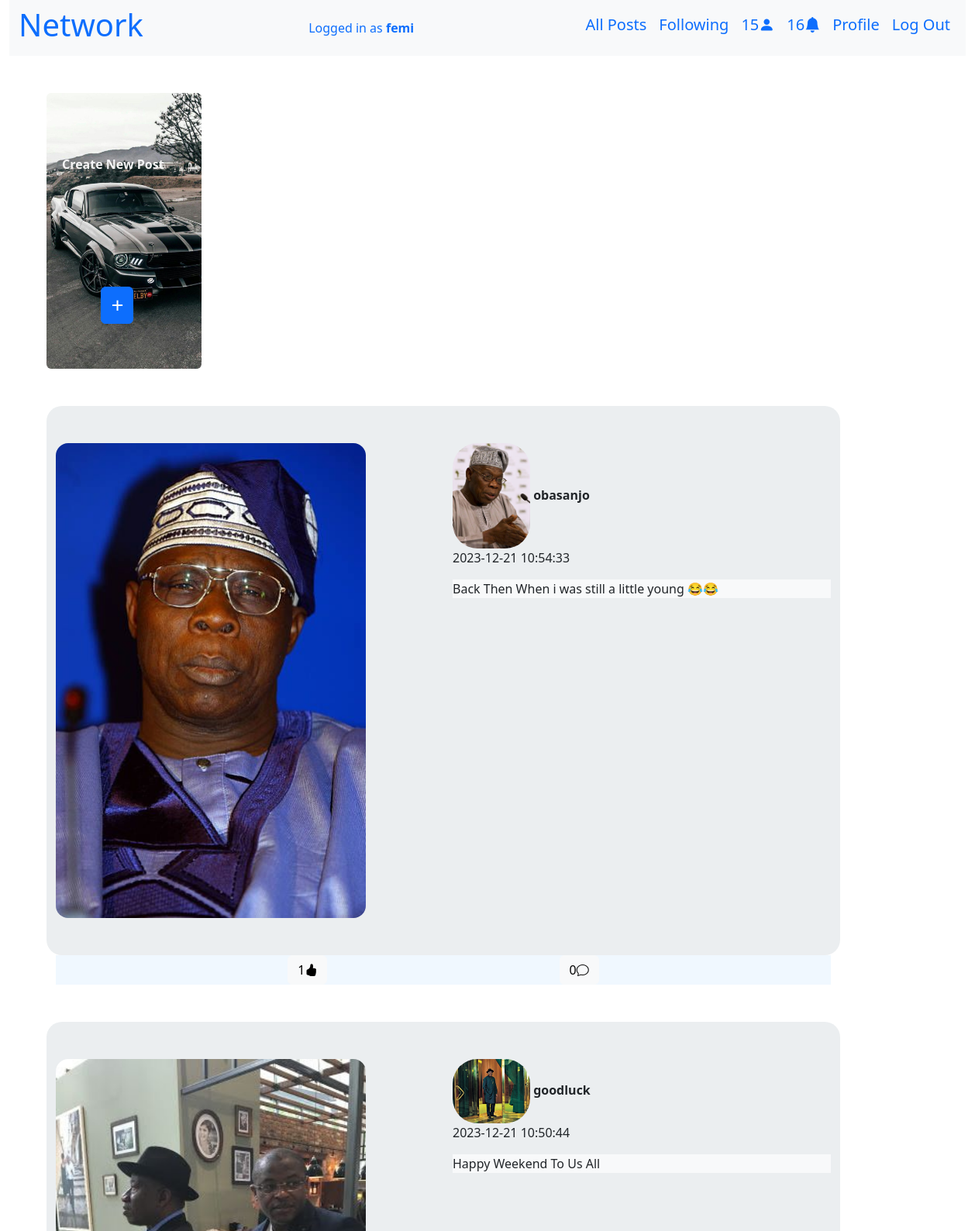
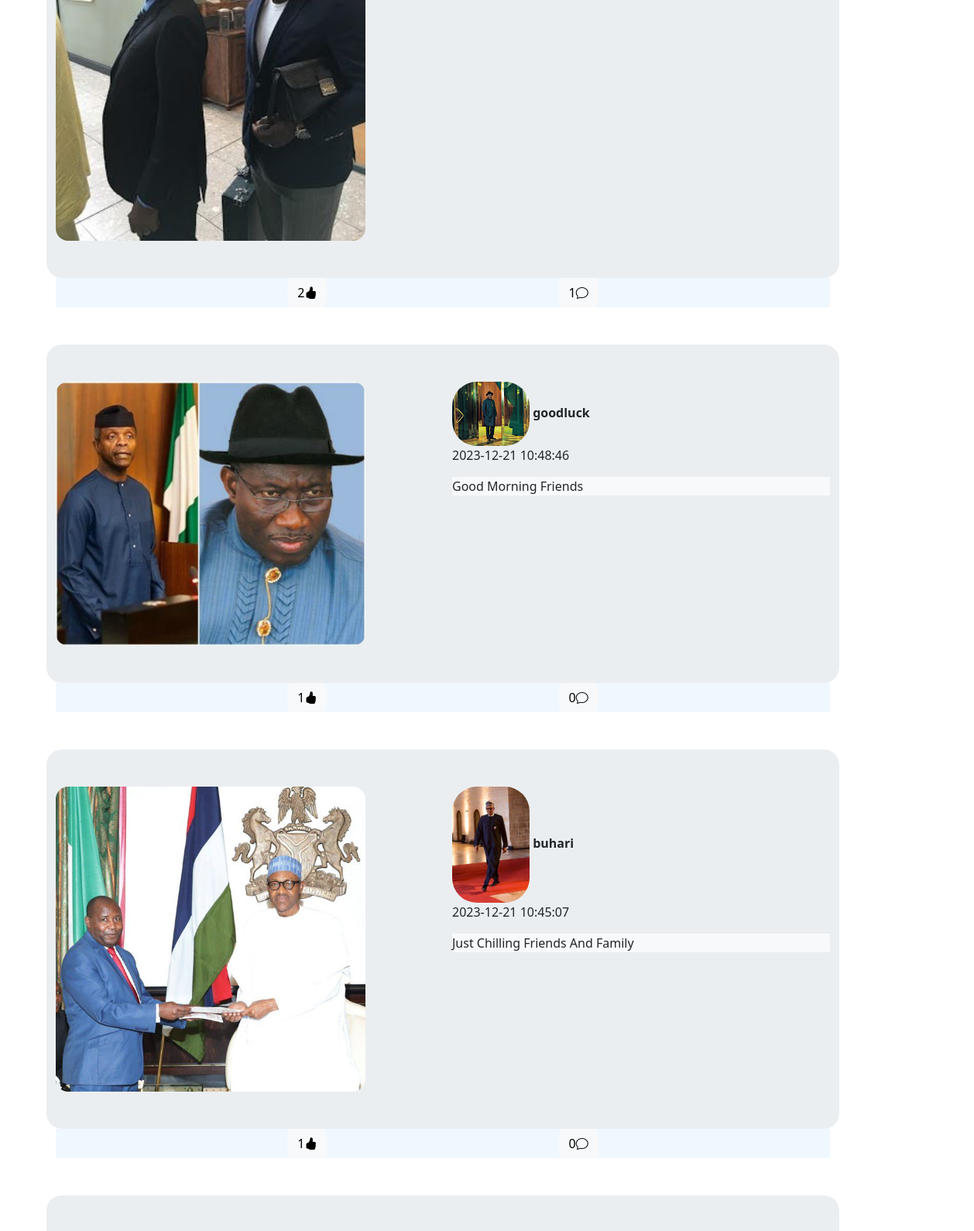
Page /?page=2 (signed in, upper part) on the committed database (2 pictures, top to bottom).
### network/models.py (models this page shows, shortened)
class User(AbstractUser):
    pass

class Post(models.Model):
    user = models.ForeignKey(User,on_delete=models.CASCADE)
    content = models.TextField()
    timestamp = models.DateTimeField(auto_now_add=True)
    media = models.FileField(upload_to='post_storage/',blank=True,null=True)
    media_type = models.TextField(null=True)
    def like_count(self):
        return self.post_like.count()
    def comment_count(self):
        return self.post_comment.count()

class Profile(models.Model):
    user = models.OneToOneField(User, on_delete=models.CASCADE,related_name="user_profile")
    bio = models.TextField(blank=True)
    profile_picture = models.ImageField(upload_to='profile_pics/',blank=True,null=True)

### network/views.py (the view)
# urls.py: path("", views.index, name="index"),
@login_required
def index(request):
    if request.user.is_authenticated:
        if Profile.objects.filter(user=request.user).exists():
            posts = Post.objects.all()
            posts = posts.order_by("-timestamp").all()
            friend_requests = Friend.objects.filter(friend=request.user,is_accepted=False)
            if friend_requests:
                friend_count = friend_requests.count()
            else:
                friend_count = " "
            notifications =  Notification.objects.filter(user=request.user,is_read=False)
            if notifications:
                notification_count = notifications.count()
            else:
                notification_count = " "
            paginator = Paginator(posts,10)
            page_number = request.GET.get("page")
            page_obj = paginator.get_page(page_number)
            return render(request, "network/index.html",
             {"page_obj" :page_obj,
              "friend_count":friend_count,"notification_count":notification_count
              }
        )
        else:
            return HttpResponseRedirect(reverse("edit_profile"))
    else:
        return HttpResponseRedirect(reverse('login'))

### network/templates/network/index.html (shortened to what this page needs)
{% extends "network/layout.html" %}
{% load static %}
{% block body %}
  <div class="create_post_container position-relative mb-5">
    <strong class="position-absolute">Create New Post</strong>
    <img src="{% static 'network/car.jpg' %}" alt="img" class="img-container rounded-2" width="200">
    <button type="button" onclick="create_post()" class="btn btn-primary "><em class="h3">+</em></button>
    </div>
    <div class="container-fluid d-flex flex-column justify-content-center" id="display_all_post">
        {% for post in page_obj %}
        <div class="max" data-post="{{ post.id }}">
        <div class="row row-cols-md-1 row-cols-lg-2" id="col">
            <div class="col mt-5 mb-5">
                <a href="{% url 'get_post' post_id=post.id  %}">
                {% if post.media_type == "image" %}
                <img src="{{ post.media.url }}" alt="picture" width="400" height="400" class="img-fluid rounded-4">
                {% elif post.media_type == "video" %}
                <video src="{{ post.media.url }}" controls  width="400" height="400" class="img-fluid rounded-4"></video>
                {% endif %}
               </a>
            </div>
            <div class="col mt-5">
                <a href="{% url 'get_profile' user_id=post.user.id %}" class="nav-link">
           <img src="{{ post.user.user_profile.profile_picture.url }}" alt="user image" class="img-fluid rounded-5" width="100" height="100">
            <strong class="user_name">{{ post.user.username }}</strong>
        </a>
            <span>{{ post.timestamp | date:"Y-m-d H:i:s" }}</span>
            <div class="mt-3 bg-light">{{ post.content }}</div>
        </div>
    </div>
           <div class="buttons_control mb-5 d-flex flex-row justify-content-evenly">
            <button type="button" class=" like_buttons btn btn-light" data-post="{{ post.id }}" id="{{ post.id}}">{{ post.like_count }}<i class="bi bi-hand-thumbs-up-fill" ></i></button>
            <button type="button" class="comment_buttons btn btn-light">
                {{ post.comment_count }}<i class="bi bi-chat"></i>
            </button>
           </div>
        {% endfor %}
    </div>
{% endblock %}

### network/templates/network/layout.html (shortened to what this page needs)
{% load static %}
<!DOCTYPE html>
<html lang="en">
    <head>
        <link href="https://cdn.jsdelivr.net/npm/bootstrap@5.3.2/dist/css/bootstrap.min.css" rel="stylesheet">
    </head>
        <link rel="stylesheet" href="https://cdn.jsdelivr.net/npm/bootstrap-icons@1.11.2/font/bootstrap-icons.min.css">
        <link href="{% static 'network/styles.css' %}" rel="stylesheet">
    </head>
    <body>
      <div class="container-fluid">
        <nav class="navbar navbar-expand bg-light">
            <div class="container-fluid">
            <h3 class="h1 text-primary">Network</h3>
            {% if user.is_authenticated %}
                <a class="nav-link text-primary " href="#"> Logged in as<strong> {{ user.username }}</strong></a>
        {% endif %}
              <ul class="navbar-nav mr-auto ">
                {% if user.is_authenticated %}
                <li class="nav-item h5">
                    <a class="nav-link text-primary" href="{% url 'index' %}">All Posts</a>
                  </li>
                    <li class="nav-item h5">
                        <a class="nav-link text-primary" href="{% url 'get_friends_post' %}">Following</a>
                    </li>
                    <li class="nav-item h5">
                        <a class="nav-link text-primary" href="{% url 'get_all_user' %}"><span class="notification">{{ friend_count }}</span><i class="bi bi-person-fill text-primary"></i></a>
                    </li>
                    <li class="nav-item h5">
                        <a class="nav-link text-primary" href="{% url 'get_notification' %}"><span class="notification">{{ notification_count }}</span><i class="bi bi-bell-fill text-primary"></i></a>
                    </li>
                    <li class="nav-item h5">
                        <a class="nav-link text-primary" href="{% url 'get_profile' user_id=user.id %}"><span class="notification">Profile</a>
                    </li>
                    <li class="nav-item h5">
                        <a class="nav-link text-primary" href="{% url 'logout' %}">Log Out</a>
                    </li>
                {% endif %}
              </ul>
            </div>
          </nav>
        </div>
        <div class="container-fluid m-5">
            {% block body %}
            {% endblock %}
    </body>
</html>

### network/static/network/styles.css (style rules this page uses)
.create_post_container button { position: absolute; transition: ease-in-out; transform: translate(-130px, 250px); }
.create_post_container strong { transform: translate(20px, 80px); color: whitesmoke; }
#col { background-color: rgb(235, 238, 240); border-radius: 20px; }
.buttons_control { background-color: aliceblue; }
.max { max-width: 1000px; }

### rows in the picture
User: username "femi"
Post: media (picture), user.user_profile.profile_picture (picture), user.username "obasanjo", timestamp "2023-12-21 10:54:33", content "Back Then When i was still a little young 😂😂", like_count "1", comment_count "0"
Post: media (picture), user.user_profile.profile_picture (picture), user.username "goodluck", timestamp "2023-12-21 10:50:44", content "Happy Weekend To Us All", like_count "2", comment_count "1"
Post: media (picture), user.user_profile.profile_picture (picture), user.username "goodluck", timestamp "2023-12-21 10:48:46", content "Good Morning Friends", like_count "1", comment_count "0"
Post: media (picture), user.user_profile.profile_picture (picture), user.username "buhari", timestamp "2023-12-21 10:45:07", content "Just Chilling Friends And Family", like_count "1", comment_count "0"

### other values in the picture
{{ friend_count }} "15"
{{ notification_count }} "16"
